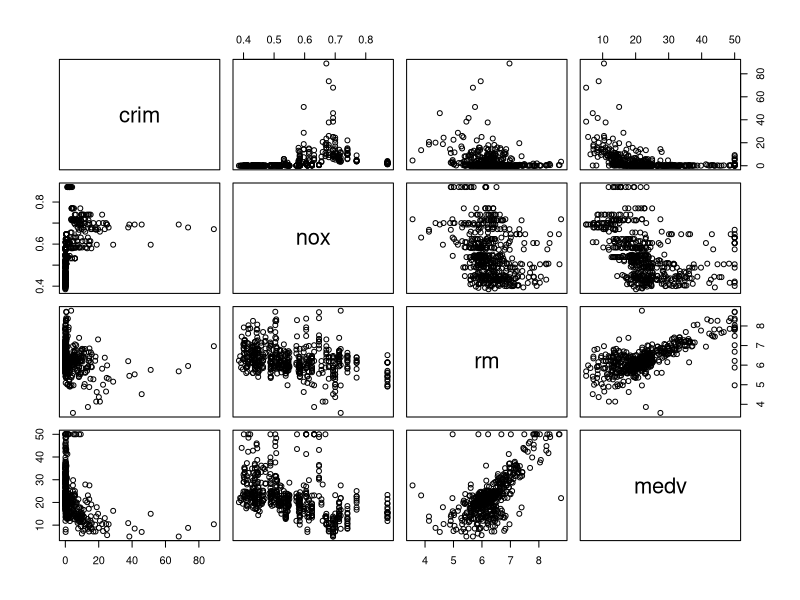
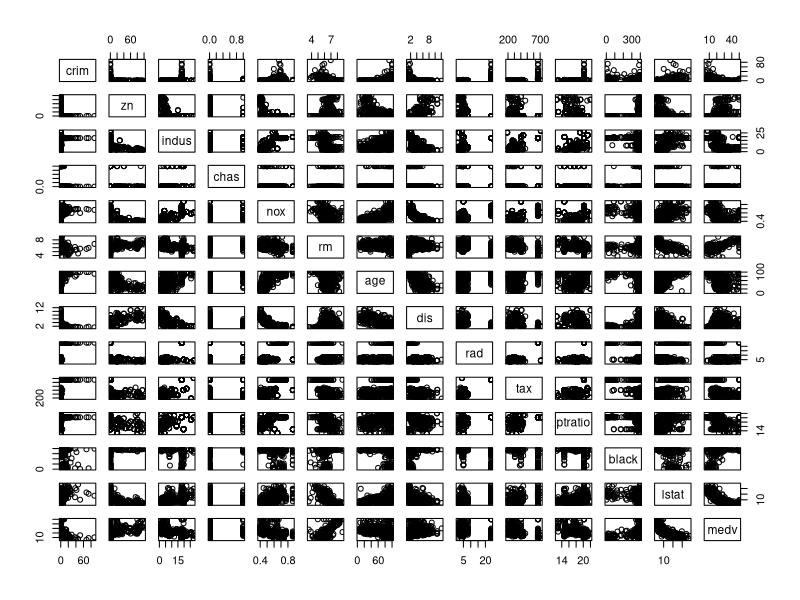
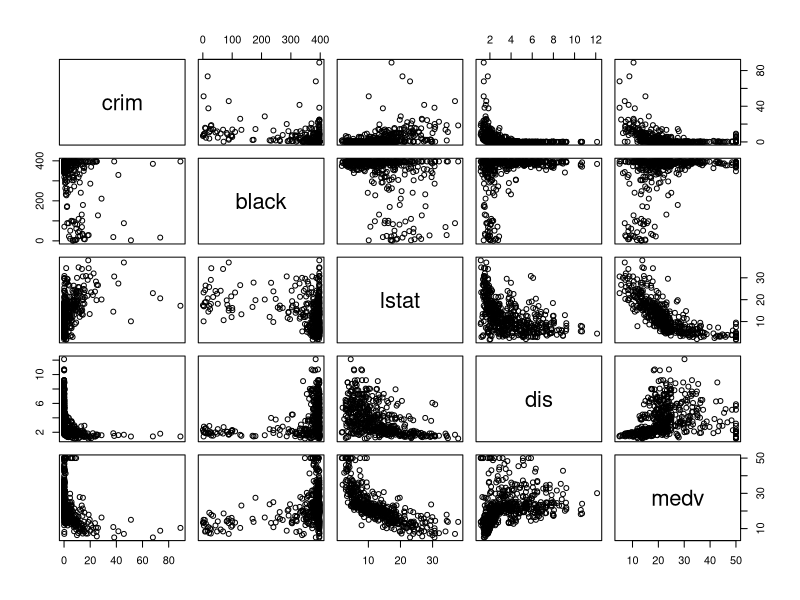
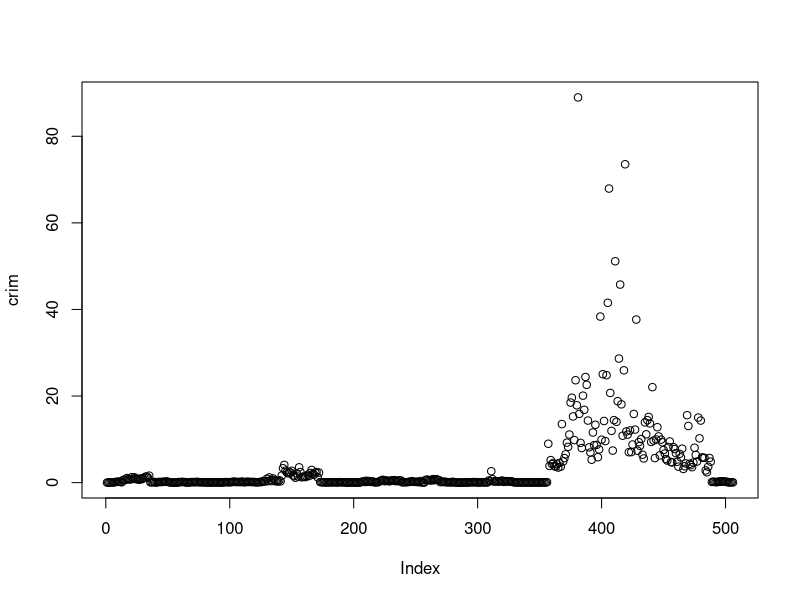
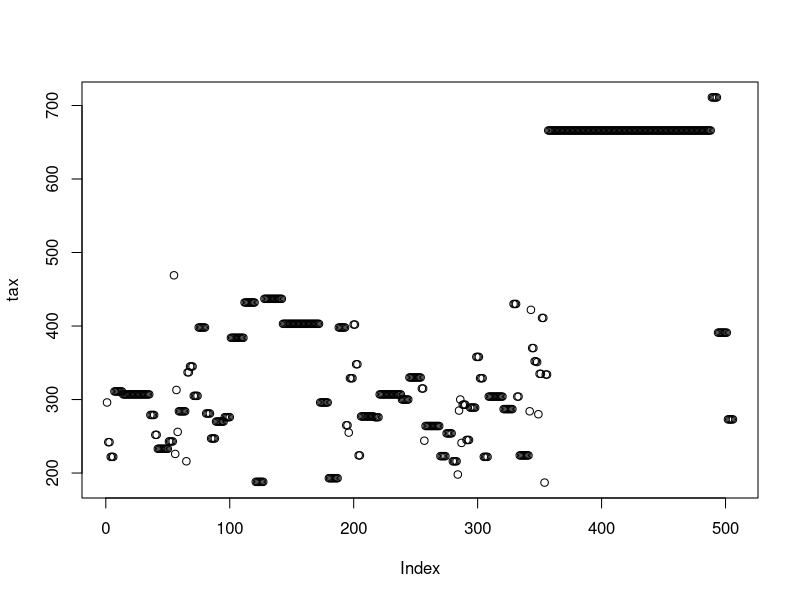
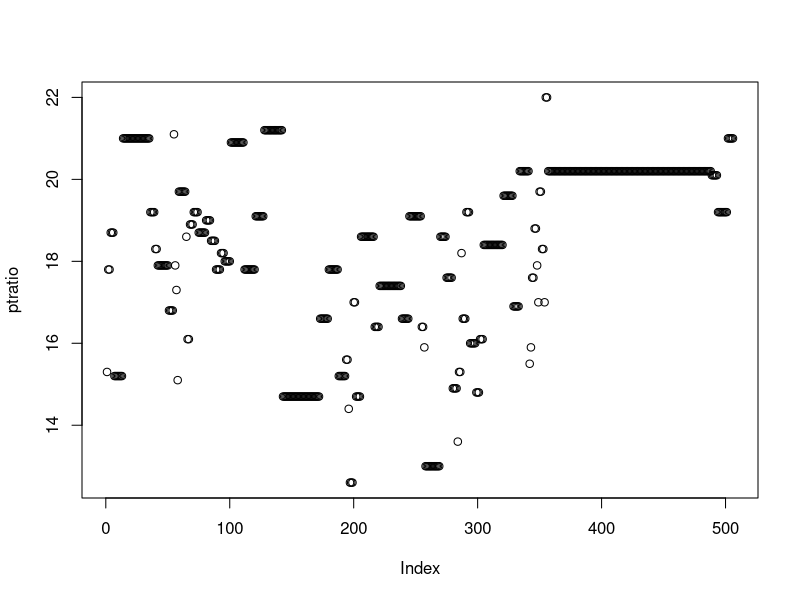
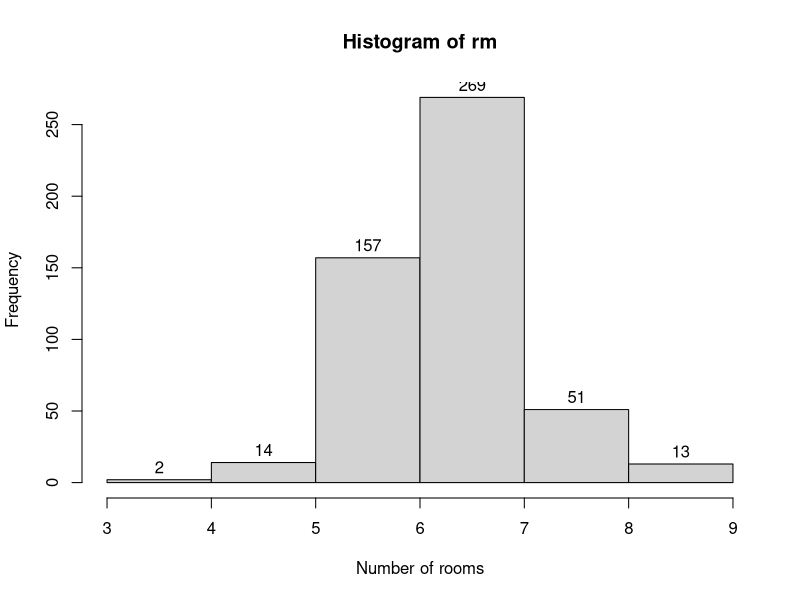

Source code (R) for these figures, in order:
## ---- chunk 1
knitr::opts_chunk$set(echo = TRUE)
## ---- chunk 2
library("MASS")
dim(Boston)
## ---- chunk 3
pairs(~crim+nox+rm+medv, Boston)
## ---- chunk 4
pairs(Boston)
pairs(~crim+black+lstat+dis+medv,Boston)
## ---- chunk 5
attach(Boston)
plot(crim)
summary(crim)
plot(tax)
summary(tax)
plot(ptratio)
summary(ptratio)
## ---- chunk 6
table(chas)
## ---- chunk 7
summary(ptratio)
## ---- chunk 8
summary(medv)
subset(Boston, medv==5)
summary(Boston)
## ---- chunk 9
hist(rm, breaks=c(3,4,5,6,7,8,9), xlab= "Number of rooms", labels=TRUE)
summary(subset(Boston, rm>=7))
summary(subset(Boston, rm>=8))
